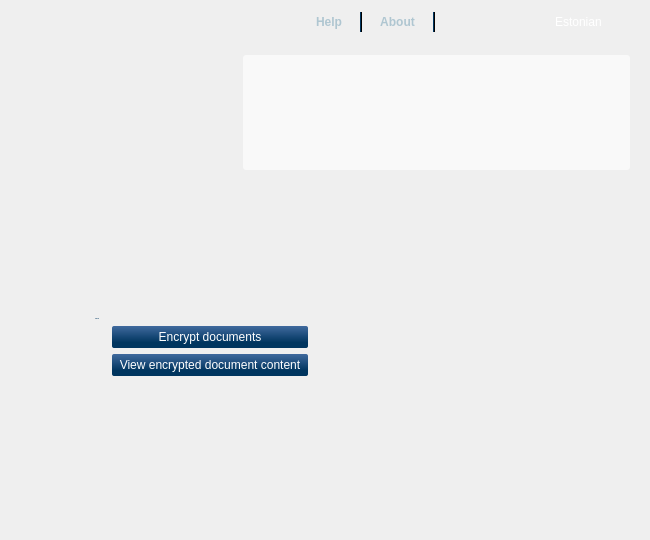
<?xml version="1.0" encoding="UTF-8"?>
<ui version="4.0">
 <class>Crypto::MainWindow</class>
 <widget class="QWidget" name="Crypto::MainWindow">
  <property name="geometry">
   <rect>
    <x>0</x>
    <y>0</y>
    <width>650</width>
    <height>540</height>
   </rect>
  </property>
  <property name="sizePolicy">
   <sizepolicy hsizetype="Fixed" vsizetype="Fixed">
    <horstretch>0</horstretch>
    <verstretch>0</verstretch>
   </sizepolicy>
  </property>
  <property name="minimumSize">
   <size>
    <width>650</width>
    <height>540</height>
   </size>
  </property>
  <property name="maximumSize">
   <size>
    <width>650</width>
    <height>540</height>
   </size>
  </property>
  <property name="acceptDrops">
   <bool>true</bool>
  </property>
  <property name="windowTitle">
   <string>DigiDoc3 Crypto</string>
  </property>
  <property name="windowIcon">
   <iconset resource="../images/crypto_images.qrc">
    <normaloff>:/images/crypto_128x128.png</normaloff>:/images/crypto_128x128.png</iconset>
  </property>
  <property name="styleSheet">
   <string notr="true">#background { background-image: url(&quot;:/images/crypto_background.png&quot;); }</string>
  </property>
  <layout class="QVBoxLayout" name="MainLayout">
   <property name="spacing">
    <number>0</number>
   </property>
   <property name="leftMargin">
    <number>0</number>
   </property>
   <property name="topMargin">
    <number>0</number>
   </property>
   <property name="rightMargin">
    <number>0</number>
   </property>
   <property name="bottomMargin">
    <number>0</number>
   </property>
   <item>
    <widget class="QFrame" name="background">
     <property name="styleSheet">
      <string notr="true">QLabel, QAbstractButton, QAbstractItemView, QComboBox
{ color: #355670; font: 12px &quot;Arial, Liberation Sans&quot;; }

/* widgets */
QPushButton
{
background-color: qlineargradient(x1: 0, y1: 0, x2: 0, y2: 1, stop: 0 #406A9E, stop: 0.75 #00355F);
border: 0px;
border-radius: 2px;
color: white;
margin-left: 1px;
margin-right: 1px;
min-width: 75px;
padding: 1px 7px;
}

QDialogButtonBox QPushButton, #home QPushButton
{ padding: 4px 7px; }

QPushButton:hover, QPushButton:focus
{
background-color: qlineargradient(x1: 0, y1: 0, x2: 0, y2: 1, stop: 0 #F1C157, stop:0.28 #FADF91, stop:1 #EBA927);
color: #00355F;
}

QPushButton:disabled
{ background-color: qlineargradient(x1: 0, y1: 0, x2: 0, y2: 1, stop: 0 #A3AFC0, stop: 0.75 #80909D); }

#viewEmail, #viewBrowse, #viewKeysLinks, #viewFileNameSave, #viewSaveAll, #viewAddFile
{
color: #509B00;
text-align: left;
text-decoration: underline;
background: transparent;
padding: 0px;
margin: 0px;
min-width: 0px;
}

#viewKeysLinks { text-align: right; }

/* header */
#headerLine, #headerLine2, #headerLine3
{ background-color: #00355F; }

#cards, #languages
{
background-color: transparent;
border: 0px;
margin-right: 0px;
color: white;
}

#cards QListView, #languages QListView
{
background-color: white;
border: 0px;
color: #355670;
}

#cards::down-arrow, #languages::down-arrow
{ image: url(&quot;:/images/languages_button.png&quot;); }

#cards::drop-down, #languages::drop-down
{ border: 0px; }

#settings, #help, #about
{
background-color: transparent;
color: #afc6d1;
font: bold;
min-width: 0px;
}

#infoFrame
{
background-color: rgba( 255, 255, 255, 153 );
border-radius: 3px;
color: #668696;
padding-left: 10px;
padding-right: 10px;
}

#infoFrame
{ font: bold; }

/* content */
#homeButtonLabel,
#viewContentLabel, #viewKeysLabel
{
color: #00355F;
font: bold;
}

#home, #intro, #view,
#viewContentView
{ background-color: transparent; }

#viewContentFrame
{
background-color: rgba( 255, 255, 255, 200 );
border: 1px solid gray;
color: #355670;
padding: 5px;
}

#viewKeysFrame
{
background-color: rgba( 255, 255, 255, 200 );
border: 1px solid gray;
padding: 5px;
}

#viewKeys, #viewKeysScroll
{
background-color: transparent;
color: #71889A;
}

#version
{ color: #668696; }</string>
     </property>
     <layout class="QVBoxLayout" name="backgroundLayout">
      <property name="spacing">
       <number>0</number>
      </property>
      <property name="leftMargin">
       <number>20</number>
      </property>
      <property name="topMargin">
       <number>0</number>
      </property>
      <property name="rightMargin">
       <number>20</number>
      </property>
      <property name="bottomMargin">
       <number>0</number>
      </property>
      <item>
       <layout class="QHBoxLayout" name="headerLayout">
        <property name="spacing">
         <number>10</number>
        </property>
        <item>
         <spacer name="headerSpacer">
          <property name="orientation">
           <enum>Qt::Horizontal</enum>
          </property>
          <property name="sizeHint" stdset="0">
           <size>
            <width>0</width>
            <height>45</height>
           </size>
          </property>
         </spacer>
        </item>
        <item>
         <widget class="QPushButton" name="help">
          <property name="text">
           <string>Help</string>
          </property>
         </widget>
        </item>
        <item>
         <widget class="Line" name="headerLine2">
          <property name="maximumSize">
           <size>
            <width>2</width>
            <height>20</height>
           </size>
          </property>
          <property name="frameShadow">
           <enum>QFrame::Plain</enum>
          </property>
          <property name="orientation">
           <enum>Qt::Vertical</enum>
          </property>
         </widget>
        </item>
        <item>
         <widget class="QPushButton" name="about">
          <property name="text">
           <string>About</string>
          </property>
         </widget>
        </item>
        <item>
         <widget class="Line" name="headerLine3">
          <property name="maximumSize">
           <size>
            <width>2</width>
            <height>20</height>
           </size>
          </property>
          <property name="frameShadow">
           <enum>QFrame::Plain</enum>
          </property>
          <property name="orientation">
           <enum>Qt::Vertical</enum>
          </property>
         </widget>
        </item>
        <item>
         <widget class="ComboBox" name="cards">
          <property name="minimumSize">
           <size>
            <width>100</width>
            <height>20</height>
           </size>
          </property>
          <property name="accessibleName">
           <string>Cards</string>
          </property>
         </widget>
        </item>
        <item>
         <widget class="ComboBox" name="languages">
          <property name="minimumSize">
           <size>
            <width>75</width>
            <height>20</height>
           </size>
          </property>
          <property name="accessibleName">
           <string>Languages</string>
          </property>
          <item>
           <property name="text">
            <string notr="true">Estonian</string>
           </property>
          </item>
          <item>
           <property name="text">
            <string notr="true">English</string>
           </property>
          </item>
          <item>
           <property name="text">
            <string notr="true">Russian</string>
           </property>
          </item>
         </widget>
        </item>
       </layout>
      </item>
      <item>
       <layout class="QHBoxLayout" name="infoLayout">
        <property name="topMargin">
         <number>10</number>
        </property>
        <property name="bottomMargin">
         <number>10</number>
        </property>
        <item>
         <spacer name="infoSpacer">
          <property name="orientation">
           <enum>Qt::Horizontal</enum>
          </property>
          <property name="sizeHint" stdset="0">
           <size>
            <width>0</width>
            <height>0</height>
           </size>
          </property>
         </spacer>
        </item>
        <item>
         <widget class="QLabel" name="infoFrame">
          <property name="sizePolicy">
           <sizepolicy hsizetype="Expanding" vsizetype="Preferred">
            <horstretch>0</horstretch>
            <verstretch>0</verstretch>
           </sizepolicy>
          </property>
          <property name="minimumSize">
           <size>
            <width>387</width>
            <height>115</height>
           </size>
          </property>
          <property name="font">
           <font>
            <family>Arial, Liberation Sans</family>
            <pointsize>-1</pointsize>
            <weight>75</weight>
            <italic>false</italic>
            <bold>true</bold>
           </font>
          </property>
          <property name="accessibleName">
           <string>Card info</string>
          </property>
          <property name="textInteractionFlags">
           <set>Qt::LinksAccessibleByKeyboard|Qt::LinksAccessibleByMouse</set>
          </property>
         </widget>
        </item>
       </layout>
      </item>
      <item>
       <widget class="QStackedWidget" name="stack">
        <property name="currentIndex">
         <number>0</number>
        </property>
        <widget class="QWidget" name="home">
         <layout class="QVBoxLayout" name="homeLayout">
          <property name="leftMargin">
           <number>75</number>
          </property>
          <property name="topMargin">
           <number>0</number>
          </property>
          <property name="rightMargin">
           <number>0</number>
          </property>
          <property name="bottomMargin">
           <number>0</number>
          </property>
          <item>
           <spacer name="homeTopSpacer">
            <property name="orientation">
             <enum>Qt::Vertical</enum>
            </property>
            <property name="sizeHint" stdset="0">
             <size>
              <width>0</width>
              <height>0</height>
             </size>
            </property>
           </spacer>
          </item>
          <item>
           <layout class="QGridLayout" name="homeButtonLayout">
            <item row="0" column="0" colspan="2">
             <widget class="QLabel" name="homeButtonLabel">
              <property name="font">
               <font>
                <family>Arial, Liberation Sans</family>
                <pointsize>-1</pointsize>
                <weight>75</weight>
                <italic>false</italic>
                <bold>true</bold>
               </font>
              </property>
              <property name="text">
               <string>I want to:</string>
              </property>
             </widget>
            </item>
            <item row="0" column="2">
             <spacer name="homeButtonSpacer">
              <property name="orientation">
               <enum>Qt::Horizontal</enum>
              </property>
              <property name="sizeHint" stdset="0">
               <size>
                <width>0</width>
                <height>0</height>
               </size>
              </property>
             </spacer>
            </item>
            <item row="1" column="0">
             <spacer name="horizontalSpacer">
              <property name="orientation">
               <enum>Qt::Horizontal</enum>
              </property>
              <property name="sizeType">
               <enum>QSizePolicy::Minimum</enum>
              </property>
              <property name="sizeHint" stdset="0">
               <size>
                <width>10</width>
                <height>20</height>
               </size>
              </property>
             </spacer>
            </item>
            <item row="1" column="1">
             <widget class="QPushButton" name="homeCreate">
              <property name="text">
               <string>Encrypt documents</string>
              </property>
             </widget>
            </item>
            <item row="2" column="1">
             <widget class="QPushButton" name="homeView">
              <property name="text">
               <string>View encrypted document content</string>
              </property>
              <property name="shortcut">
               <string notr="true">Ctrl+O</string>
              </property>
             </widget>
            </item>
           </layout>
          </item>
          <item>
           <widget class="QLabel" name="label">
            <property name="sizePolicy">
             <sizepolicy hsizetype="Preferred" vsizetype="Expanding">
              <horstretch>0</horstretch>
              <verstretch>0</verstretch>
             </sizepolicy>
            </property>
            <property name="pixmap">
             <pixmap resource="../../common/images/common_images.qrc">:/images/EL_Regionaalareng_horisontaal.png</pixmap>
            </property>
            <property name="alignment">
             <set>Qt::AlignBottom|Qt::AlignRight|Qt::AlignTrailing</set>
            </property>
           </widget>
          </item>
         </layout>
        </widget>
        <widget class="QWidget" name="intro">
         <layout class="QVBoxLayout" name="introLayout">
          <property name="leftMargin">
           <number>0</number>
          </property>
          <property name="topMargin">
           <number>0</number>
          </property>
          <property name="rightMargin">
           <number>0</number>
          </property>
          <property name="bottomMargin">
           <number>0</number>
          </property>
          <item>
           <widget class="QLabel" name="introContent">
            <property name="text">
             <string>&lt;b&gt;File encryption&lt;/b&gt;&lt;br /&gt;&lt;br /&gt;
The purpose of file encryption is to make data stored in the file unreadable for unauthorised users.&lt;br /&gt;&lt;br /&gt;
Encryption with ID-card is not meant for secure data storage, but for the secure transfer of data over unsecure media.&lt;br /&gt;&lt;br /&gt;
You will need a digital certificate of recipient in order to encrypt data. Sertifitseerimiskeskus's LDAP service can be queried for retrieving someone's certificate.&lt;br /&gt;&lt;br /&gt;
&lt;b&gt;&lt;font color=&quot;red&quot;&gt;Warning&lt;/font&gt;&lt;br /&gt;&lt;br /&gt;
The private key needed for decryption is stored only on the ID-card of the recipient. Decryption of data will be impossible if the card is lost, damaged or if certificate is renewed.&lt;/b&gt;</string>
            </property>
            <property name="alignment">
             <set>Qt::AlignLeading|Qt::AlignLeft|Qt::AlignTop</set>
            </property>
            <property name="wordWrap">
             <bool>true</bool>
            </property>
           </widget>
          </item>
          <item>
           <widget class="QCheckBox" name="introCheck">
            <property name="text">
             <string>Yes, I will use ID-card certificate only for secure transfer</string>
            </property>
           </widget>
          </item>
          <item>
           <widget class="QDialogButtonBox" name="introButtons">
            <property name="standardButtons">
             <set>QDialogButtonBox::Cancel</set>
            </property>
           </widget>
          </item>
         </layout>
        </widget>
        <widget class="QWidget" name="view">
         <layout class="QGridLayout" name="viewLayout">
          <property name="leftMargin">
           <number>0</number>
          </property>
          <property name="topMargin">
           <number>0</number>
          </property>
          <property name="rightMargin">
           <number>0</number>
          </property>
          <property name="bottomMargin">
           <number>0</number>
          </property>
          <property name="horizontalSpacing">
           <number>10</number>
          </property>
          <property name="verticalSpacing">
           <number>4</number>
          </property>
          <item row="0" column="0" colspan="2">
           <layout class="QHBoxLayout" name="viewFileNameLayout">
            <item>
             <widget class="QLabel" name="viewFileNameLabel">
              <property name="text">
               <string>Container:</string>
              </property>
             </widget>
            </item>
            <item>
             <widget class="QLabel" name="viewFileName">
              <property name="sizePolicy">
               <sizepolicy hsizetype="Preferred" vsizetype="Preferred">
                <horstretch>1</horstretch>
                <verstretch>0</verstretch>
               </sizepolicy>
              </property>
              <property name="textInteractionFlags">
               <set>Qt::LinksAccessibleByMouse|Qt::TextSelectableByMouse</set>
              </property>
             </widget>
            </item>
            <item>
             <widget class="QPushButton" name="viewFileNameSave">
              <property name="text">
               <string>Save</string>
              </property>
              <property name="flat">
               <bool>true</bool>
              </property>
             </widget>
            </item>
           </layout>
          </item>
          <item row="1" column="0">
           <widget class="QLabel" name="viewContentLabel">
            <property name="font">
             <font>
              <family>Arial, Liberation Sans</family>
              <pointsize>-1</pointsize>
              <weight>75</weight>
              <italic>false</italic>
              <bold>true</bold>
             </font>
            </property>
            <property name="text">
             <string>Container content:</string>
            </property>
           </widget>
          </item>
          <item row="1" column="1">
           <widget class="QLabel" name="viewKeysLabel">
            <property name="font">
             <font>
              <family>Arial, Liberation Sans</family>
              <pointsize>-1</pointsize>
              <weight>75</weight>
              <italic>false</italic>
              <bold>true</bold>
             </font>
            </property>
            <property name="text">
             <string>Keys</string>
            </property>
           </widget>
          </item>
          <item row="2" column="0">
           <widget class="QFrame" name="viewContentFrame">
            <property name="frameShape">
             <enum>QFrame::StyledPanel</enum>
            </property>
            <property name="frameShadow">
             <enum>QFrame::Raised</enum>
            </property>
            <layout class="QGridLayout" name="gridLayout">
             <property name="leftMargin">
              <number>0</number>
             </property>
             <property name="topMargin">
              <number>0</number>
             </property>
             <property name="rightMargin">
              <number>0</number>
             </property>
             <property name="bottomMargin">
              <number>0</number>
             </property>
             <item row="0" column="0" colspan="3">
              <widget class="Crypto::TreeWidget" name="viewContentView">
               <property name="accessibleName">
                <string>Container content</string>
               </property>
               <property name="frameShape">
                <enum>QFrame::NoFrame</enum>
               </property>
               <property name="horizontalScrollBarPolicy">
                <enum>Qt::ScrollBarAlwaysOff</enum>
               </property>
               <property name="tabKeyNavigation">
                <bool>true</bool>
               </property>
               <property name="dragEnabled">
                <bool>true</bool>
               </property>
               <property name="alternatingRowColors">
                <bool>true</bool>
               </property>
               <property name="textElideMode">
                <enum>Qt::ElideMiddle</enum>
               </property>
               <property name="rootIsDecorated">
                <bool>false</bool>
               </property>
               <property name="headerHidden">
                <bool>true</bool>
               </property>
              </widget>
             </item>
             <item row="1" column="0">
              <spacer name="viewContentFrameSpacer">
               <property name="orientation">
                <enum>Qt::Horizontal</enum>
               </property>
               <property name="sizeHint" stdset="0">
                <size>
                 <width>0</width>
                 <height>0</height>
                </size>
               </property>
              </spacer>
             </item>
             <item row="1" column="1">
              <widget class="QPushButton" name="viewAddFile">
               <property name="text">
                <string>Add file</string>
               </property>
               <property name="flat">
                <bool>true</bool>
               </property>
              </widget>
             </item>
             <item row="1" column="2">
              <widget class="QPushButton" name="viewSaveAll">
               <property name="text">
                <string>Save files to disk</string>
               </property>
               <property name="flat">
                <bool>true</bool>
               </property>
              </widget>
             </item>
            </layout>
           </widget>
          </item>
          <item row="2" column="1">
           <widget class="QFrame" name="viewKeysFrame">
            <property name="frameShape">
             <enum>QFrame::StyledPanel</enum>
            </property>
            <property name="frameShadow">
             <enum>QFrame::Raised</enum>
            </property>
            <layout class="QVBoxLayout" name="verticalLayout_2">
             <property name="leftMargin">
              <number>0</number>
             </property>
             <property name="topMargin">
              <number>0</number>
             </property>
             <property name="rightMargin">
              <number>0</number>
             </property>
             <property name="bottomMargin">
              <number>0</number>
             </property>
             <item>
              <widget class="QScrollArea" name="viewKeysScroll">
               <property name="frameShape">
                <enum>QFrame::NoFrame</enum>
               </property>
               <property name="horizontalScrollBarPolicy">
                <enum>Qt::ScrollBarAlwaysOff</enum>
               </property>
               <property name="widgetResizable">
                <bool>true</bool>
               </property>
               <widget class="QWidget" name="viewKeys">
                <property name="geometry">
                 <rect>
                  <x>0</x>
                  <y>0</y>
                  <width>288</width>
                  <height>200</height>
                 </rect>
                </property>
                <layout class="QVBoxLayout" name="viewKeysLayout">
                 <property name="leftMargin">
                  <number>0</number>
                 </property>
                 <property name="topMargin">
                  <number>0</number>
                 </property>
                 <property name="rightMargin">
                  <number>0</number>
                 </property>
                 <property name="bottomMargin">
                  <number>0</number>
                 </property>
                 <item>
                  <spacer name="viewKeysSpacer">
                   <property name="orientation">
                    <enum>Qt::Vertical</enum>
                   </property>
                   <property name="sizeHint" stdset="0">
                    <size>
                     <width>0</width>
                     <height>0</height>
                    </size>
                   </property>
                  </spacer>
                 </item>
                </layout>
               </widget>
              </widget>
             </item>
             <item>
              <widget class="QPushButton" name="viewKeysLinks">
               <property name="text">
                <string>Add recipient</string>
               </property>
               <property name="flat">
                <bool>true</bool>
               </property>
              </widget>
             </item>
            </layout>
           </widget>
          </item>
          <item row="3" column="0">
           <widget class="QPushButton" name="viewEmail">
            <property name="text">
             <string>Send container to email</string>
            </property>
            <property name="flat">
             <bool>true</bool>
            </property>
           </widget>
          </item>
          <item row="4" column="0">
           <widget class="QPushButton" name="viewBrowse">
            <property name="text">
             <string>Browse container location</string>
            </property>
            <property name="flat">
             <bool>true</bool>
            </property>
           </widget>
          </item>
          <item row="5" column="0" colspan="2">
           <widget class="QDialogButtonBox" name="viewButtons">
            <property name="standardButtons">
             <set>QDialogButtonBox::Close</set>
            </property>
           </widget>
          </item>
         </layout>
        </widget>
       </widget>
      </item>
      <item>
       <widget class="QLabel" name="version">
        <property name="minimumSize">
         <size>
          <width>0</width>
          <height>20</height>
         </size>
        </property>
        <property name="maximumSize">
         <size>
          <width>16777215</width>
          <height>20</height>
         </size>
        </property>
        <property name="alignment">
         <set>Qt::AlignLeading|Qt::AlignLeft|Qt::AlignTop</set>
        </property>
       </widget>
      </item>
     </layout>
    </widget>
   </item>
  </layout>
 </widget>
 <customwidgets>
  <customwidget>
   <class>ComboBox</class>
   <extends>QComboBox</extends>
   <header location="global">common/ComboBox.h</header>
  </customwidget>
  <customwidget>
   <class>Crypto::TreeWidget</class>
   <extends>QTreeView</extends>
   <header>TreeWidget.h</header>
  </customwidget>
 </customwidgets>
 <resources/>
 <connections>
  <connection>
   <sender>infoFrame</sender>
   <signal>linkActivated(QString)</signal>
   <receiver>Crypto::MainWindow</receiver>
   <slot>parseLink(QString)</slot>
   <hints>
    <hint type="sourcelabel">
     <x>435</x>
     <y>114</y>
    </hint>
    <hint type="destinationlabel">
     <x>324</x>
     <y>269</y>
    </hint>
   </hints>
  </connection>
 </connections>
 <slots>
  <slot>parseLink(QString)</slot>
 </slots>
</ui>
